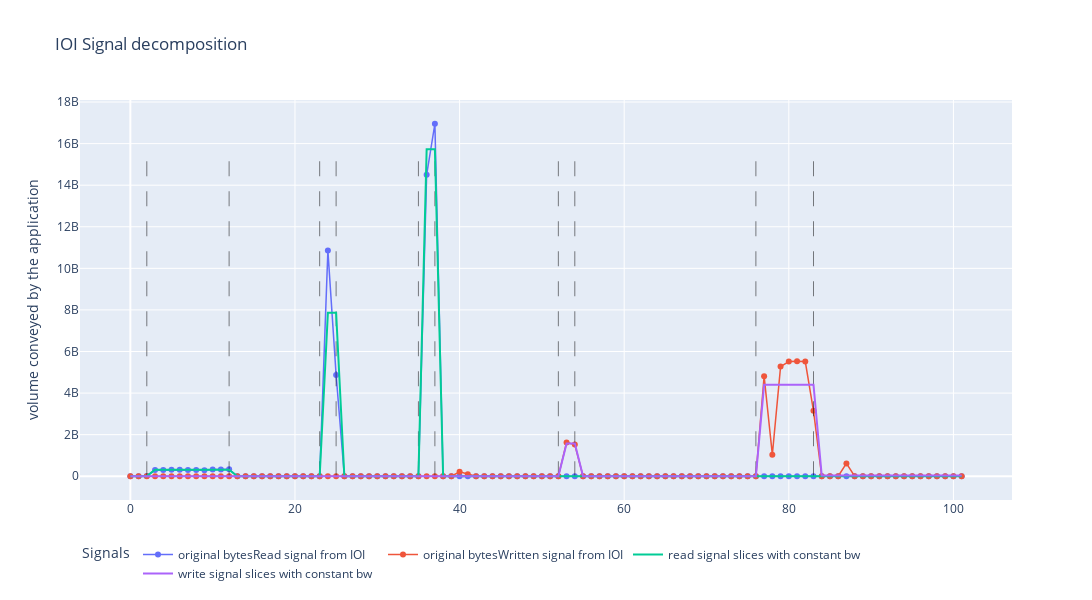

Notebook cell for this chart:
### Code cell
fig = plot_detected_phases(jobid=5170, merge=True, show_phases=True, width=1200, height=600)
fig.show()

### Figure 1 — Plotly figure (JSON) as saved in the notebook; plotly's stock layout.template omitted (floating-point values rounded to 4 significant figures)
{"data": [{"line": {"width": 1.5}, "mode": "lines+markers", "name": "original bytesRead signal from IOI", "text": ["class=0", "class=0", "class=0", "class=1", "class=1", "class=1", "class=1", "class=1", "class=1", "class=1", "class=1", "class=1", "class=1", "class=0", "class=0", "class=0", "class=0", "class=0", "class=0", "class=0", "class=0", "class=0", "class=0", "class=0", "class=1", "class=1", "class=0", "class=0", "class=0", "class=0", "class=0", "class=0", "class=0", "class=0", "class=0", "class=0", "class=1", "class=1", "class=0", "class=0", "class=0", "class=0", "class=0", "class=0", "class=0", "class=0", "class=0", "class=0", "class=0", "class=0", "class=0", "class=0", "class=0", "class=0", "class=0", "class=0", "class=0", "class=0", "class=0", "class=0", "class=0", "class=0", "class=0", "class=0", "class=0", "class=0", "class=0", "class=0", "class=0", "class=0", "class=0", "class=0", "class=0", "class=0", "class=0", "class=0", "class=0", "class=0", "class=0", "class=0", "class=0", "class=0", "class=0", "class=0", "class=0", "class=0", "class=0", "class=0", "class=0", "class=0", "class=0", "class=0", "class=0", "class=0", "class=0", "class=0", "class=0", "class=0", "class=0", "class=0", "class=0", "class=0"], "type": "scatter", "x": [0, 1, 2, 3, 4, 5, 6, 7, 8, 9, 10, 11, 12, 13, 14, 15, 16, 17, 18, 19, 20, 21, 22, 23, 24, 25, 26, 27, 28, 29, 30, 31, 32, 33, 34, 35, 36, 37, 38, 39, 40, 41, 42, 43, 44, 45, 46, 47, 48, 49, 50, 51, 52, 53, 54, 55, 56, 57, 58, 59, 60, 61, 62, 63, 64, 65, 66, 67, 68, 69, 70, 71, 72, 73, 74, 75, 76, 77, 78, 79, 80, 81, 82, 83, 84, 85, 86, 87, 88, 89, 90, 91, 92, 93, 94, 95, 96, 97, 98, 99, 100, 101], "y": [6105, 0, 12585843, 306184192, 304087040, 308281344, 314572800, 306184192, 306184192, 291504128, 326107136, 328204288, 341837909, 0, 0, 0, 0, 0, 0, 0, 0, 0, 0, 0, 10852764223, 4875878768, 0, 0, 0, 0, 0, 0, 0, 0, 0, 0, 14501806688, 16955474263, 0, 0, 0, 126, 0, 0, 0, 0, 0, 0, 0, 0, 0, 0, 0, 0, 0, 0, 0, 0, 0, 0, 0, 0, 0, 0, 0, 72, 0, 0, 0, 0, 0, 0, 0, 0, 0, 0, 0, 0, 0, 0, 0, 0, 0, 0, 0, 0, 0, 0, 18, 9, 0, 0, 0, 0, 0, 0, 0, 0, 0, 0, 0, 0]}, {"line": {"width": 1.5}, "mode": "lines+markers", "name": "original bytesWritten signal from IOI", "text": ["class=0", "class=0", "class=0", "class=0", "class=0", "class=0", "class=0", "class=0", "class=0", "class=0", "class=0", "class=0", "class=0", "class=0", "class=0", "class=0", "class=0", "class=0", "class=0", "class=0", "class=0", "class=0", "class=0", "class=0", "class=0", "class=0", "class=0", "class=0", "class=0", "class=0", "class=0", "class=0", "class=0", "class=0", "class=0", "class=0", "class=0", "class=0", "class=0", "class=0", "class=0", "class=0", "class=0", "class=0", "class=0", "class=0", "class=0", "class=0", "class=0", "class=0", "class=0", "class=0", "class=0", "class=1", "class=1", "class=0", "class=0", "class=0", "class=0", "class=0", "class=0", "class=0", "class=0", "class=0", "class=0", "class=0", "class=0", "class=0", "class=0", "class=0", "class=0", "class=0", "class=0", "class=0", "class=0", "class=0", "class=0", "class=1", "class=1", "class=1", "class=1", "class=1", "class=1", "class=1", "class=0", "class=0", "class=0", "class=0", "class=0", "class=0", "class=0", "class=0", "class=0", "class=0", "class=0", "class=0", "class=0", "class=0", "class=0", "class=0", "class=0", "class=0"], "type": "scatter", "x": [0, 1, 2, 3, 4, 5, 6, 7, 8, 9, 10, 11, 12, 13, 14, 15, 16, 17, 18, 19, 20, 21, 22, 23, 24, 25, 26, 27, 28, 29, 30, 31, 32, 33, 34, 35, 36, 37, 38, 39, 40, 41, 42, 43, 44, 45, 46, 47, 48, 49, 50, 51, 52, 53, 54, 55, 56, 57, 58, 59, 60, 61, 62, 63, 64, 65, 66, 67, 68, 69, 70, 71, 72, 73, 74, 75, 76, 77, 78, 79, 80, 81, 82, 83, 84, 85, 86, 87, 88, 89, 90, 91, 92, 93, 94, 95, 96, 97, 98, 99, 100, 101], "y": [6, 0, 0, 0, 0, 0, 0, 0, 0, 0, 0, 0, 0, 0, 0, 0, 0, 0, 0, 0, 0, 0, 0, 0, 0, 0, 0, 0, 0, 0, 0, 0, 0, 0, 0, 0, 0, 0, 0, 0, 216985600, 90214400, 0, 0, 0, 0, 0, 0, 0, 0, 0, 0, 0, 1623195648, 1522532352, 0, 0, 0, 0, 0, 0, 0, 0, 0, 0, 0, 0, 0, 0, 0, 0, 0, 0, 0, 0, 0, 0, 4812963840, 1038090240, 5274337280, 5515509760, 5536481280, 5515509760, 3145728000, 0, 0, 0, 618659840, 0, 0, 0, 0, 0, 0, 0, 0, 0, 0, 0, 0, 0, 0]}, {"line": {"color": "black", "dash": "longdash", "width": 0.5}, "mode": "lines", "showlegend": false, "type": "scatter", "x": [2, 2], "y": [0, 15730000000.0]}, {"line": {"color": "black", "dash": "longdash", "width": 0.5}, "mode": "lines", "showlegend": false, "type": "scatter", "x": [12, 12], "y": [0, 15730000000.0]}, {"line": {"color": "black", "dash": "longdash", "width": 0.5}, "mode": "lines", "showlegend": false, "type": "scatter", "x": [23, 23], "y": [0, 15730000000.0]}, {"line": {"color": "black", "dash": "longdash", "width": 0.5}, "mode": "lines", "showlegend": false, "type": "scatter", "x": [25, 25], "y": [0, 15730000000.0]}, {"line": {"color": "black", "dash": "longdash", "width": 0.5}, "mode": "lines", "showlegend": false, "type": "scatter", "x": [35, 35], "y": [0, 15730000000.0]}, {"line": {"color": "black", "dash": "longdash", "width": 0.5}, "mode": "lines", "showlegend": false, "type": "scatter", "x": [37, 37], "y": [0, 15730000000.0]}, {"line": {"color": "black", "dash": "longdash", "width": 0.5}, "mode": "lines", "showlegend": false, "type": "scatter", "x": [52, 52], "y": [0, 15730000000.0]}, {"line": {"color": "black", "dash": "longdash", "width": 0.5}, "mode": "lines", "showlegend": false, "type": "scatter", "x": [54, 54], "y": [0, 15730000000.0]}, {"line": {"color": "black", "dash": "longdash", "width": 0.5}, "mode": "lines", "showlegend": false, "type": "scatter", "x": [76, 76], "y": [0, 15730000000.0]}, {"line": {"color": "black", "dash": "longdash", "width": 0.5}, "mode": "lines", "showlegend": false, "type": "scatter", "x": [83, 83], "y": [0, 15730000000.0]}, {"line": {"width": 2}, "mode": "lines", "name": "read signal slices with constant bw", "type": "scatter", "x": [0, 1, 2, 3, 4, 5, 6, 7, 8, 9, 10, 11, 12, 13, 14, 15, 16, 17, 18, 19, 20, 21, 22, 23, 24, 25, 26, 27, 28, 29, 30, 31, 32, 33, 34, 35, 36, 37, 38, 39, 40, 41, 42, 43, 44, 45, 46, 47, 48, 49, 50, 51, 52, 53, 54, 55, 56, 57, 58, 59, 60, 61, 62, 63, 64, 65, 66, 67, 68, 69, 70, 71, 72, 73, 74, 75, 76, 77, 78, 79, 80, 81, 82, 83, 84, 85, 86, 87, 88, 89, 90, 91, 92, 93, 94, 95, 96, 97, 98, 99, 100, 101], "y": [4197000.0, 4197000.0, 4197000.0, 313300000.0, 313300000.0, 313300000.0, 313300000.0, 313300000.0, 313300000.0, 313300000.0, 313300000.0, 313300000.0, 313300000.0, 1.854e-05, 1.854e-05, 1.854e-05, 1.854e-05, 1.854e-05, 1.854e-05, 1.854e-05, 1.854e-05, 1.854e-05, 1.854e-05, 1.854e-05, 7864000000.0, 7864000000.0, 1.526e-05, 1.526e-05, 1.526e-05, 1.526e-05, 1.526e-05, 1.526e-05, 1.526e-05, 1.526e-05, 1.526e-05, 1.526e-05, 15730000000.0, 15730000000.0, 3.516, 3.516, 3.516, 3.516, 3.516, 3.516, 3.516, 3.516, 3.516, 3.516, 3.516, 3.516, 3.516, 3.516, 3.516, 3.516, 3.516, 3.516, 3.516, 3.516, 3.516, 3.516, 3.516, 3.516, 3.516, 3.516, 3.516, 3.516, 3.516, 3.516, 3.516, 3.516, 3.516, 3.516, 3.516, 3.516, 3.516, 3.516, 3.516, 3.516, 3.516, 3.516, 3.516, 3.516, 3.516, 3.516, 3.516, 3.516, 3.516, 3.516, 3.516, 3.516, 3.516, 3.516, 3.516, 3.516, 3.516, 3.516, 3.516, 3.516, 3.516, 3.516, 3.516, 3.516]}, {"line": {"width": 2}, "mode": "lines", "name": "write signal slices with constant bw", "type": "scatter", "x": [0, 1, 2, 3, 4, 5, 6, 7, 8, 9, 10, 11, 12, 13, 14, 15, 16, 17, 18, 19, 20, 21, 22, 23, 24, 25, 26, 27, 28, 29, 30, 31, 32, 33, 34, 35, 36, 37, 38, 39, 40, 41, 42, 43, 44, 45, 46, 47, 48, 49, 50, 51, 52, 53, 54, 55, 56, 57, 58, 59, 60, 61, 62, 63, 64, 65, 66, 67, 68, 69, 70, 71, 72, 73, 74, 75, 76, 77, 78, 79, 80, 81, 82, 83, 84, 85, 86, 87, 88, 89, 90, 91, 92, 93, 94, 95, 96, 97, 98, 99, 100, 101], "y": [5796000.0, 5796000.0, 5796000.0, 5796000.0, 5796000.0, 5796000.0, 5796000.0, 5796000.0, 5796000.0, 5796000.0, 5796000.0, 5796000.0, 5796000.0, 5796000.0, 5796000.0, 5796000.0, 5796000.0, 5796000.0, 5796000.0, 5796000.0, 5796000.0, 5796000.0, 5796000.0, 5796000.0, 5796000.0, 5796000.0, 5796000.0, 5796000.0, 5796000.0, 5796000.0, 5796000.0, 5796000.0, 5796000.0, 5796000.0, 5796000.0, 5796000.0, 5796000.0, 5796000.0, 5796000.0, 5796000.0, 5796000.0, 5796000.0, 5796000.0, 5796000.0, 5796000.0, 5796000.0, 5796000.0, 5796000.0, 5796000.0, 5796000.0, 5796000.0, 5796000.0, 5796000.0, 1572864000, 1572864000, -4.768e-07, -4.768e-07, -4.768e-07, -4.768e-07, -4.768e-07, -4.768e-07, -4.768e-07, -4.768e-07, -4.768e-07, -4.768e-07, -4.768e-07, -4.768e-07, -4.768e-07, -4.768e-07, -4.768e-07, -4.768e-07, -4.768e-07, -4.768e-07, -4.768e-07, -4.768e-07, -4.768e-07, -4.768e-07, 4406000000.0, 4406000000.0, 4406000000.0, 4406000000.0, 4406000000.0, 4406000000.0, 4406000000.0, 34370000.0, 34370000.0, 34370000.0, 34370000.0, 34370000.0, 34370000.0, 34370000.0, 34370000.0, 34370000.0, 34370000.0, 34370000.0, 34370000.0, 34370000.0, 34370000.0, 34370000.0, 34370000.0, 34370000.0, 34370000.0]}], "layout": {"height": 600, "legend": {"orientation": "h", "title": {"text": "Signals"}, "yanchor": "top"}, "title": {"text": "IOI Signal decomposition"}, "width": 1200, "yaxis": {"title": {"text": "volume conveyed by the application"}}}}
